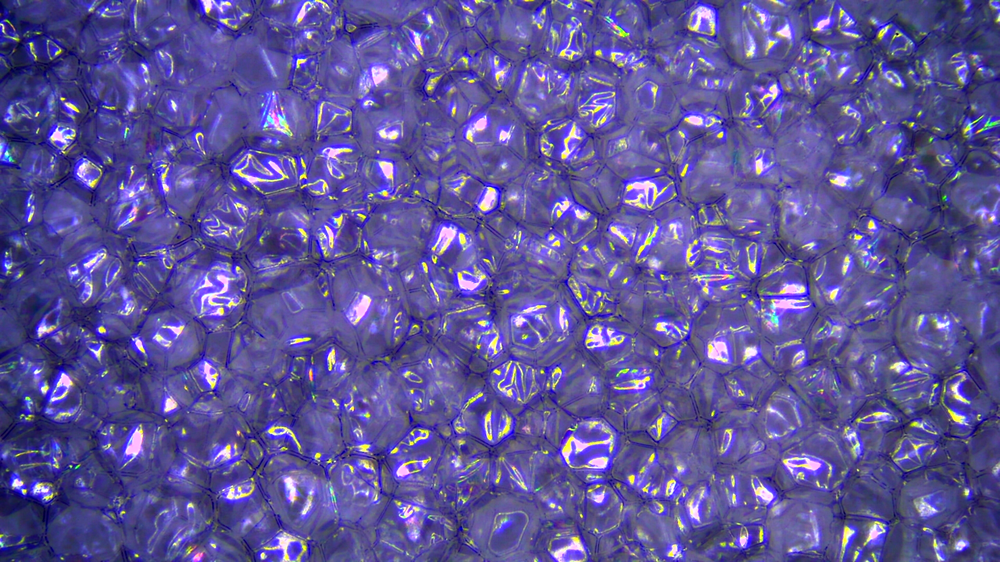
#> input picture Zotefoam Images/ACT1_1.png, 1000 x 562 px, shrunk from 1920 x 1080 before the run; its folder holds 4 pictures in this run
$ jupyter execute --allow-errors 'Zotefoam Analysis.ipynb'
#> lines starting #> are read from the running program, lines starting #| are printed output that depends on the picture; after the words box and inside, x2 and y2 are one past the last pixel; in counts of white or black regions, pixels touching at a corner belong together
# Setup

[cell 1]
import os
from PIL import Image
import matplotlib.pyplot as plt
import numpy as np
import cv2 as cv
from sklearn.cluster import KMeans

**Loading Images**

[cell 2]
# Define the folder containing the images
folder_path = './Zotefoam Images/'  # Current directory, or replace with the path to your folder

# Create a dictionary to hold images
images = {'ACT': [], 'SO': []}

# Load images
import os
from PIL import Image

# Create a dictionary to hold images
images = {'ACT': [], 'SO': []}

# Load images
for filename in os.listdir(folder_path):
    if filename.endswith(('.png')):  # Adjust extensions as needed
        if 'ACT' in filename:
            category = 'ACT'
        elif 'SO' in filename:
            category = 'SO'
        else:
            continue  # Skip if not ACT or SO

        # Load image and append to the appropriate list
        nums = filename.split('.')[0].split(category)[1]  # Remove extension
        set_num, measure_num = map(int, nums.split('_'))
        # print(set_num, measure_num)

        img = Image.open(os.path.join(folder_path, filename))
#> img is the input picture: PIL image 1000x562 RGB; mean R, G, B 93.5, 84.3, 152.8

        # Ensure the category list has enough sublists
        while len(images[category]) <= set_num:
            images[category].append([])

        # Append the image to the appropriate sublist
        images[category][set_num].append(img)

**Plotting Example**

[cell 3]
# Access the first image in the first set of the 'ACT' category
first_image = images['ACT'][1][1]

plt.imshow(first_image)
plt.axis('off')  # Hide axes
plt.show()

gray_image = first_image.convert('L')
plt.imshow(gray_image, cmap='gray')
plt.axis('off')  # Hide axes
plt.show()

gray_intensities = np.asarray(gray_image).ravel()
bins = range(256) #bins are left inclusive, right exclusive (see plt.hist documentation)
plt.hist(gray_intensities,bins)
plt.title("Histogram of Gray-Scaled Intensities")
plt.show()
#> figure, not shown here; tallest bar 9433 high, from x = 85 to 86

# Scalebar Identification

For each object/picture combination, there are four images: An origin, an image with the camera moved to the right $100 \mu m$ with respect to the origin, an image with the camera moved down $100 \mu m$ with respect to the origin, and an image with the camera moved both down and right $100 \mu m$ with respect to the origin. <br>

From this information, we need to extract a scalebar (to the nearest pixel). To do this, let's think about just the origin image and the image with the camera moved to the right. In the image moved to the right, there are now $100 \mu m$ worth of pixel columns added to the right of the image that were not visible in the origin image. Simultaneously, there are now $100 \mu m$ worth of pixel columns visible on the left side of the origin image that are not visible in the image with the camera moved to the right. <br>

We can take advantage of this by ignoring the first $k$ columns in the origin image and the last $k$ columns in the right-shifted image and then subtracting the two images from each other element-wise and computing the squared residual. This residual scales with the number of columns included, so we also need to normalize by dividing by $n_{\textrm{col}} - k$. Then, to recover an estimate of the number of pixels corresponding to our scale bar, we just find the $k$ which minimizes our normalized squared residual. To get another estimate, we can perform an identical operation for the 'down' and 'down-right' images. We can also do the same thing but for rows instead of columns with the ('origin','down') and ('right', 'down-right') images to get four estimates at how many pixels $k$ our shift corresponds to, which we can average to get a final scale-bar.

[cell 4]
def shift_resid(k, origin, image, shift_dir):
    k = int(k)
    n_row, n_col = origin.shape

    #camera moves right between origin & image
    if shift_dir == 'r':
        o_shift = origin[:, k:] #remove first k columns
        i_shift = image[:,:n_col-k] #remove last k columns
        resid = np.sum(np.power(np.subtract(o_shift, i_shift),2))/(n_col-k)
        return resid

    #camera moves down between origin & image
    if shift_dir == 'd':
        o_shift = origin[k:, :] #remove first k columns
        i_shift = image[:n_row-k,:] #remove last k columns
        resid = np.sum(np.power(np.subtract(o_shift, i_shift),2))/(n_row-k)
        return resid

def minimize(origin, image, shift_dir):
    n_row, n_col = origin.shape

    #camera moves right between origin & image
    if shift_dir == 'r':
        resids = [shift_resid(k, origin, image, shift_dir) for k in range(n_col)]

    #camera moves down between origin & image
    if shift_dir == 'd':
        resids = [shift_resid(k, origin, image, shift_dir) for k in range(n_row)]

    return resids

def scalebar (origin, right, down_right, down):
    k_or = np.argmin(minimize(origin, right, 'r'))
    k_ddr = np.argmin(minimize(down, down_right, 'r'))
    k_od = np.argmin(minimize(origin, down, 'd'))
    k_rdr = np.argmin(minimize(right, down_right, 'd'))


    avg_k = np.mean([k_or, k_ddr, k_od, k_rdr])
    std_k = np.std([k_or, k_ddr, k_od, k_rdr])

    return avg_k, std_k, k_or, k_ddr, k_od, k_rdr

**Scalebar Example**

[cell 5]
origin_A1 = np.asarray(images['ACT'][1][3].convert('L'))
right_A1 = np.asarray(images['ACT'][1][2].convert('L')) #camera moved to the right 100u from origin
down_right_A1 = np.asarray(images['ACT'][1][1].convert('L')) #camera moved down 100u and right 100u from origin
down_A1 = np.asarray(images['ACT'][1][0].convert('L')) #camera moved down 100u from origin

[cell 6]
#camera move right
k_or = minimize(origin_A1, right_A1, 'r')
k_ddr = minimize(down_A1, down_right_A1, 'r')

#camera move down
k_od = minimize(origin_A1, down_A1, 'd')
k_rdr = minimize(right_A1, down_right_A1, 'd')

[cell 7]
plt.plot(k_or, label = 'UR → UL')
plt.plot(k_ddr, label = 'DR → DL')
plt.legend()
plt.show()
#> figure, not shown here; curve peaks at x = 981, y = 60703.4; curve peaks at x = 984, y = 60126.2

plt.plot(k_od, label = 'UR → DR')
plt.plot(k_rdr, label = 'UL → DL')
plt.legend()
plt.show()
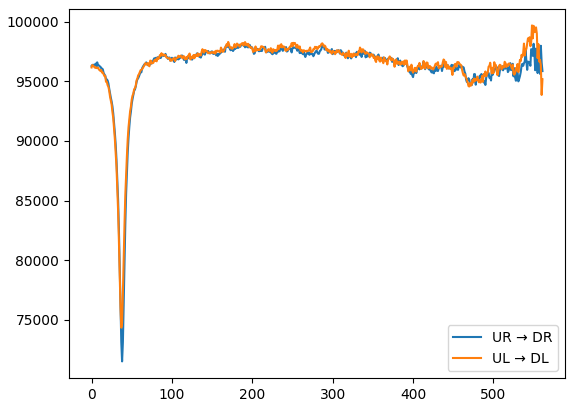
#> figure drawn by matplotlib, 1 panel; curve peaks at x = 550, y = 98146.8; curve peaks at x = 548, y = 99686.3

[cell 8]
pix_scalebar = scalebar(origin_A1, right_A1, down_right_A1, down_A1)
print(f"The average size of a 100 micron scalebar is {pix_scalebar[0]:.3f} ± {pix_scalebar[1]:.3f} pixels!")

# Morphological Filtering

[cell 9]
gray_image = np.asarray(gray_image)

erode_size = 15
kernel_e = np.ones((erode_size, erode_size))

dilate_size = 7
kernel_d = np.ones((dilate_size, dilate_size))

median_size = 3
kernel_m = np.ones((median_size, median_size))

#grey image
plt.imshow(gray_image, cmap = 'gray')
plt.axis('off')  # Hide axes
plt.title("Original")
plt.show()

#erosion
erode = cv.erode(gray_image, kernel_e)
plt.imshow(erode, cmap = 'gray')
plt.axis('off')  # Hide axes
plt.title(f"Erosion; Kernel Size: {erode_size}")
plt.show()


#erode, then dilate
erode = cv.erode(gray_image, kernel_e)
dilate = cv.dilate(erode, kernel_d)
plt.imshow(dilate, cmap = 'gray')
plt.axis('off')  # Hide axes
plt.title(f"Erosion → Dilation; Kernel Size: {erode_size} → {dilate_size}")
plt.show()


#erode, then median filter
erode = cv.erode(gray_image, kernel_e)
median = cv.medianBlur(erode, median_size)
plt.imshow(median, cmap = 'gray')
plt.axis('off')  # Hide axes
plt.title(f"Erosion → Median; Kernel Size: {erode_size} → {median_size}")
plt.show()


#dilation
dilate = cv.dilate(gray_image, kernel_d)
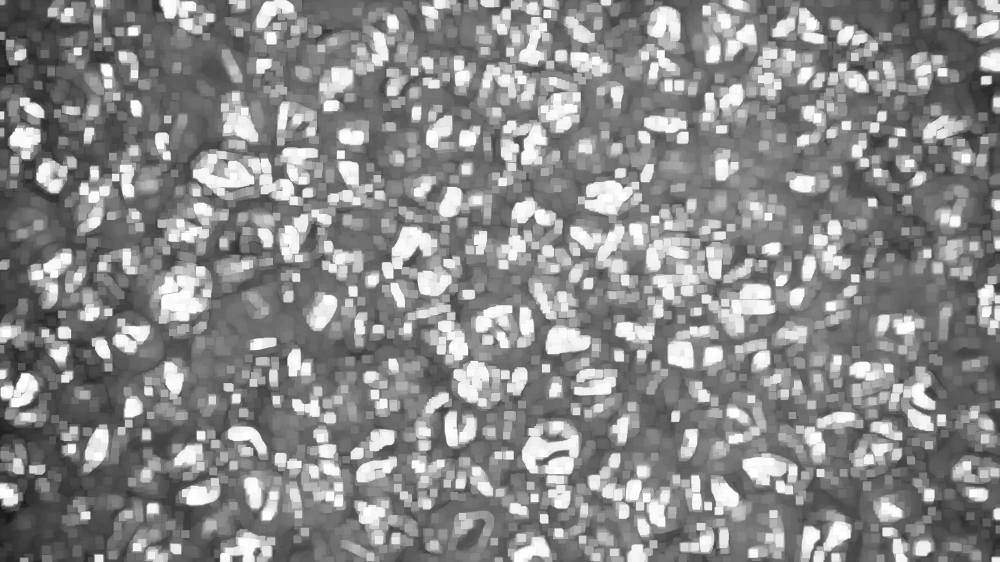
#> dilate: shape (562, 1000); min 21, max 255, mean 137.6
plt.imshow(dilate, cmap = 'gray')
plt.axis('off')  # Hide axes
plt.title(f"Dilation; Kernel Size: {dilate_size}")
plt.show()

# Edge Detection

[cell 10]
gray_image = np.asarray(gray_image)


#adaptive thresholding
th1 = cv.adaptiveThreshold(gray_image,255,cv.ADAPTIVE_THRESH_GAUSSIAN_C, cv.THRESH_BINARY,3,-1)
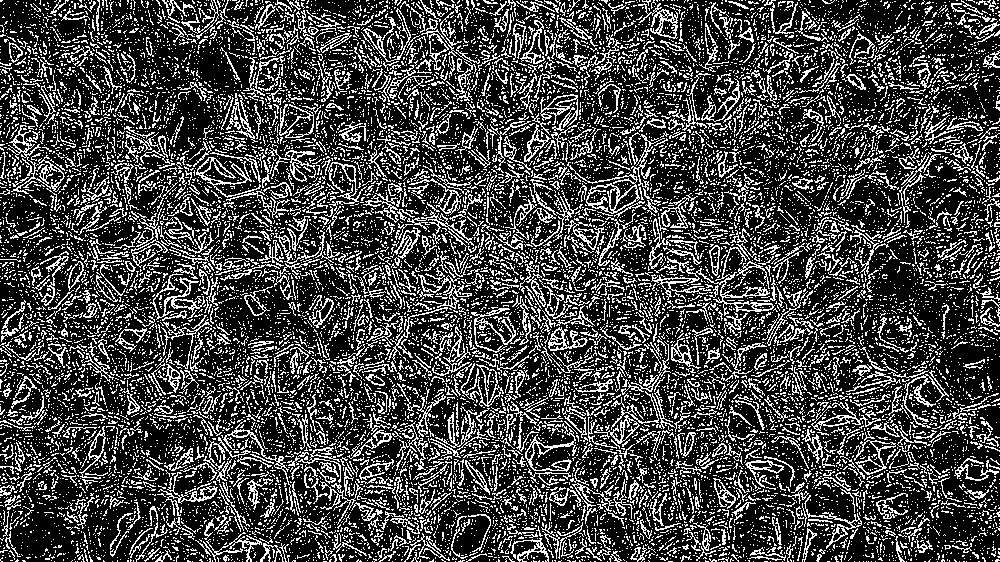
#> th1: shape (562, 1000); 26.7% white in thin lines or dots

#Otsu's Thresholding
ret2,th2 = cv.threshold(gray_image,0,255,cv.THRESH_BINARY+cv.THRESH_OTSU)
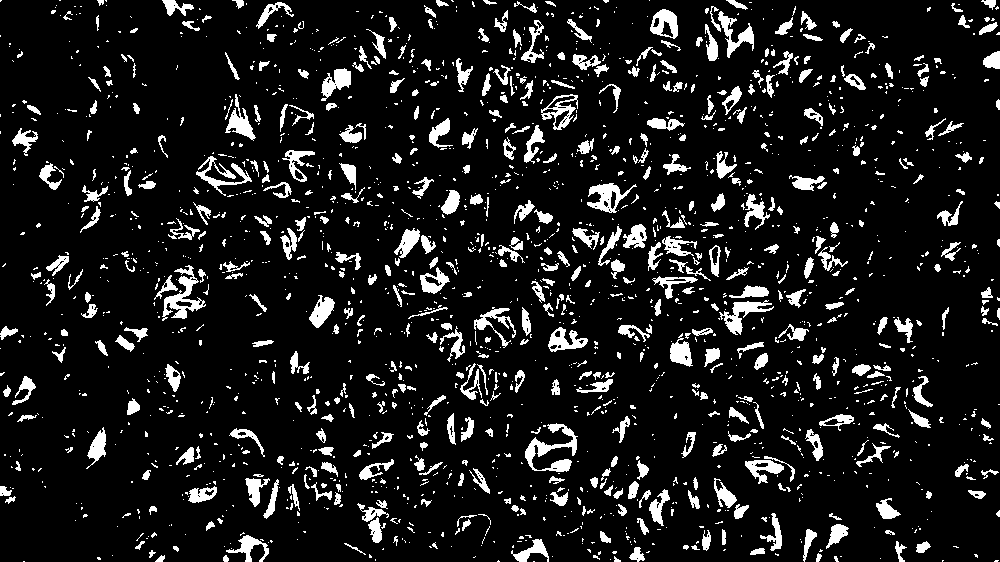
#> th2: shape (562, 1000); 10.6% white; 1970 white regions (1440 under 20 px), largest, box (x1, y1, x2, y2) and area: (525, 423, 578, 472) 930, (162, 265, 206, 321) 830, (719, 300, 774, 335) 645
#> ret2 = 130

#Canny
th3 = cv.Canny(gray_image,60,100)
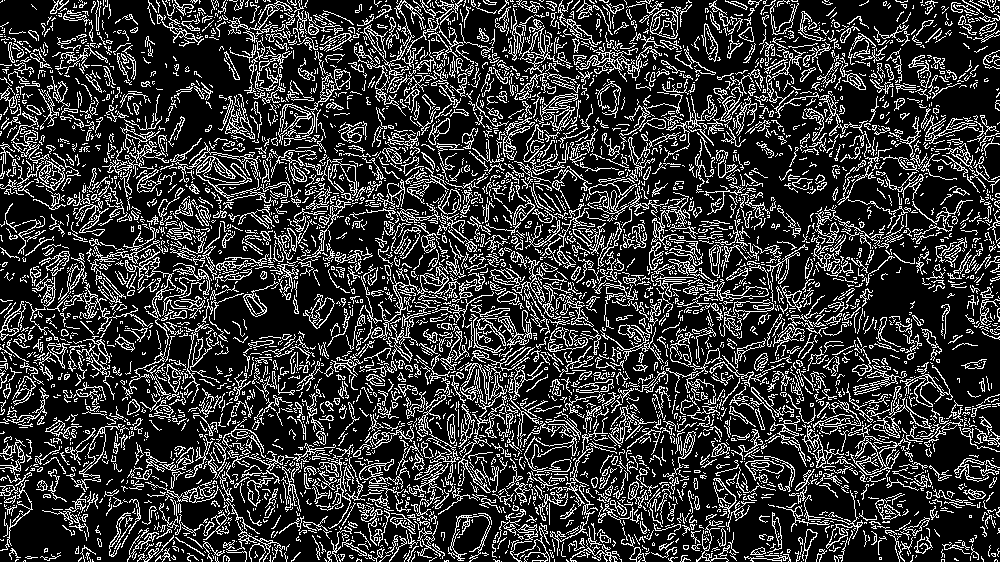
#> th3: shape (562, 1000); 21.4% white in thin lines or dots


plt.imshow(th1, cmap = 'gray')
plt.axis('off')  # Hide axes
plt.show()

plt.imshow(th2, cmap = 'gray')
plt.axis('off')  # Hide axes
plt.show()

plt.imshow(th3, cmap = 'gray')
plt.axis('off')  # Hide axes
plt.show()

# PCA

[cell 11]
A = np.asarray(gray_image)
A = A - np.mean(A, axis = 0)
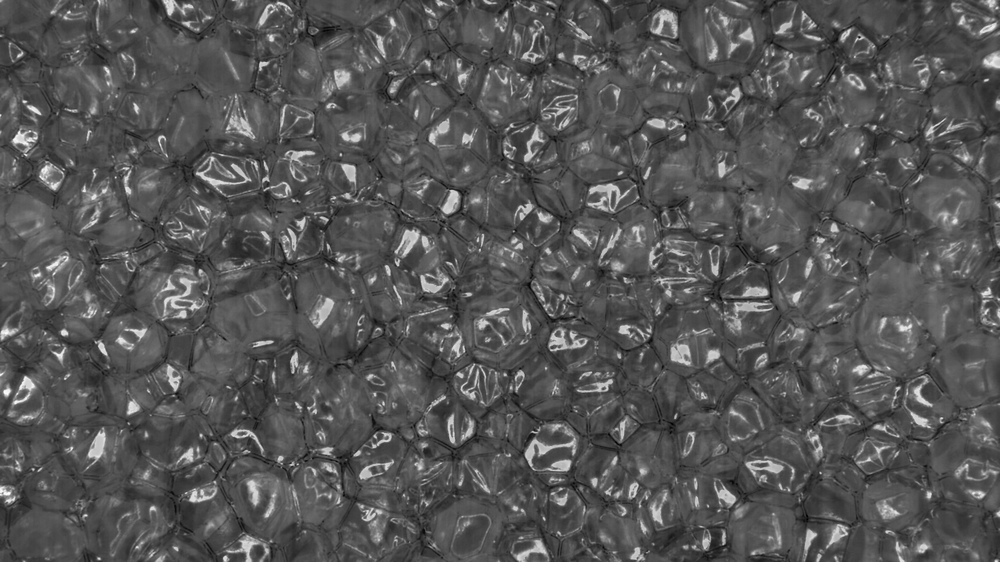
#> A: shape (562, 1000) float64; min -99.71, max 196.6, mean 0; drawn with min black and max white


U,S,V = np.linalg.svd(A)
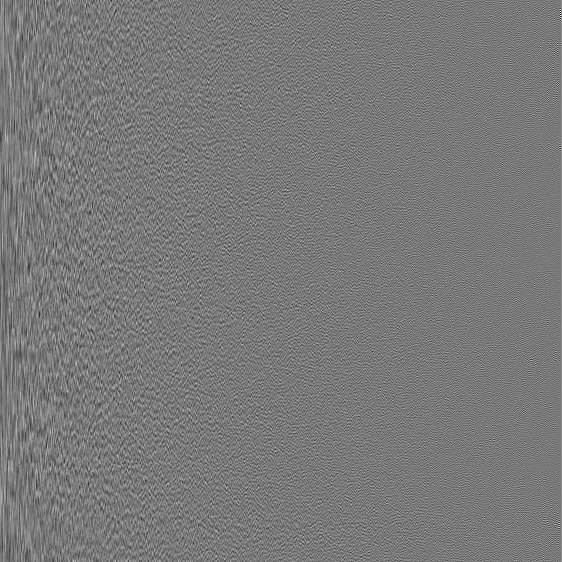
#> U: shape (562, 562) float64; min -0.271, max 0.297, mean 7.51e-05; drawn with min black and max white
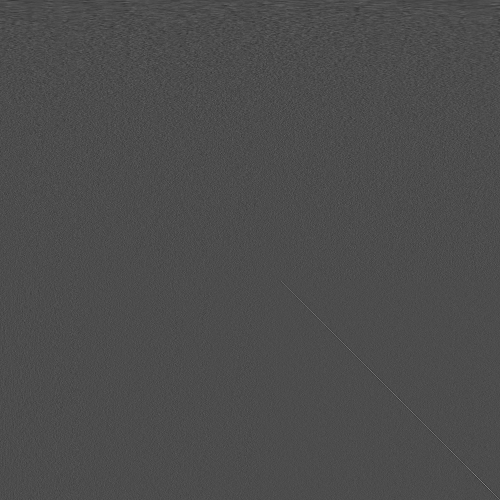
#> V: shape (1000, 1000) float64 (shown at 1/2 size); min -0.293, max 0.68, mean 2.76e-05; drawn with min black and max white
#> S = 562 values, max 5331 at index 0, min 2.37e-12 at index 561, mean 603.2

varfrac = np.cumsum(S**2)/np.sum(S**2)
#> varfrac = 562 values from 0.0438 to 1
plt.plot(varfrac)
plt.show()
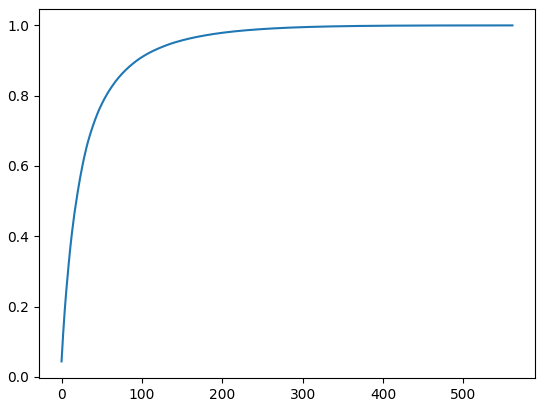
#> figure drawn by matplotlib, 1 panel; curve peaks at x = 560, y = 1

k = 175
rank_k = np.linalg.multi_dot([U[:, :k], np.diag(S[:k]), V[:k]])


plt.imshow(rank_k, cmap='gray')
plt.axis('off')  # Hide axes
plt.show()
plt.imshow(gray_image, cmap='gray')
plt.axis('off')  # Hide axes
plt.show()

# Pipeline

- Greyscale image
- Morphological Erosion
- K-means Clutering; K = 4
    - The cluster corresponding to the highest intensity is the bright reflection spots
- Suppress bright spots
    - Best way to do this is combine the two highest intensity clusters into one
- Morphological Opening?
- contour detection
- extract contour area

[cell 12]
colored_image = images['ACT'][1][1]
gray_image = colored_image.convert('L')
gray_image = np.asarray(gray_image)

#plotting/reshaping
bins = range(256)
shape = np.shape(gray_image)
#> shape = (562, 1000)

steps = 5
fig, axs = plt.subplots(steps, 3, figsize = (25,5*steps))
for step in range(steps):
    axs[step, 0].imshow(gray_image, cmap = 'gray')
    axs[step, 0].set_title('Grayscaled Image')
    axs[step, 0].axis('off')
    axs[step, 1].axis('off')
    axs[step, 2].set_title('Histogram of Pipeline Image')


'''
Grayscale: Step Zero
'''
grayscale_intensity = gray_image.ravel()
#plotting
axs[0,0].imshow(colored_image)
axs[0,0].set_title("Original Image")
axs[0,1].imshow(gray_image, cmap = 'gray')
axs[0,1].set_title("Grayscaled Image")
axs[0,2].hist(grayscale_intensity, bins)


'''
Morphological Erosion: Step One
'''
erode_size = 7
kernel_e = np.ones((erode_size, erode_size))
erode = cv.erode(gray_image, kernel_e)
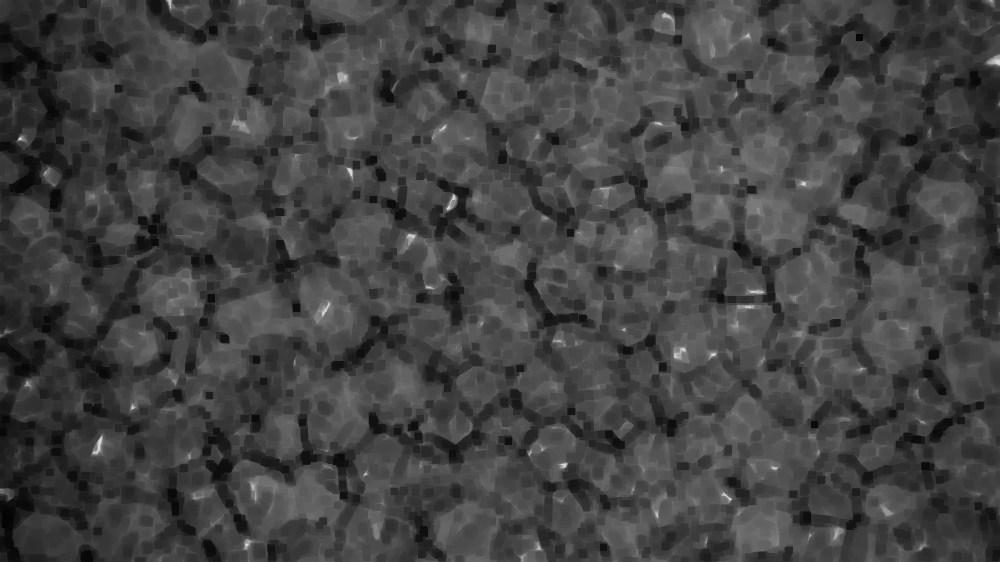
#> erode: shape (562, 1000); min 4, max 223, mean 66.8
erode_intensity = erode.ravel()

#plotting
axs[1,1].imshow(erode, cmap = 'gray')
axs[1,1].set_title(f"Morphological Erosion; Kernel Size: {erode_size}")
axs[1,2].hist(erode_intensity, bins)


'''
K-Means Clustering: Step Two
'''
flat = erode.reshape(-1,1)

# [8 lines of commented-out code are left out]
#> (the rest of this cell did not finish here and is left out)
